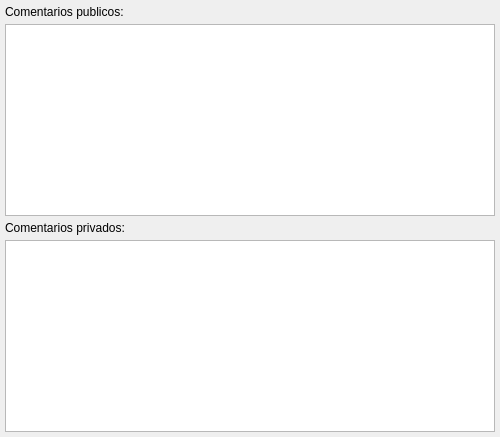
     <widget class="QWidget" name="tab3" >
      <attribute name="title" >
       <string>Comentario&amp;s</string>
      </attribute>
      <layout class="QVBoxLayout" >
       <property name="margin" >
        <number>5</number>
       </property>
       <property name="spacing" >
        <number>5</number>
       </property>
       <item>
        <layout class="QHBoxLayout" >
         <property name="margin" >
          <number>0</number>
         </property>
         <property name="spacing" >
          <number>2</number>
         </property>
         <item>
          <widget class="QLabel" name="" >
           <property name="text" >
            <string>Comentarios publicos:</string>
           </property>
          </widget>
         </item>
         <item>
          <spacer>
           <property name="orientation" >
            <enum>Qt::Horizontal</enum>
           </property>
           <property name="sizeType" >
            <enum>QSizePolicy::Expanding</enum>
           </property>
           <property name="sizeHint" >
            <size>
             <width>371</width>
             <height>9</height>
            </size>
           </property>
          </spacer>
         </item>
        </layout>
       </item>
       <item>
        <widget class="QTextEdit" name="m_comentalbaran" />
       </item>
       <item>
        <layout class="QHBoxLayout" >
         <property name="margin" >
          <number>0</number>
         </property>
         <property name="spacing" >
          <number>2</number>
         </property>
         <item>
          <widget class="QLabel" name="" >
           <property name="text" >
            <string>Comentarios privados:</string>
           </property>
          </widget>
         </item>
         <item>
          <spacer>
           <property name="orientation" >
            <enum>Qt::Horizontal</enum>
           </property>
           <property name="sizeType" >
            <enum>QSizePolicy::Expanding</enum>
           </property>
           <property name="sizeHint" >
            <size>
             <width>351</width>
             <height>9</height>
            </size>
           </property>
          </spacer>
         </item>
        </layout>
       </item>
       <item>
        <widget class="QTextEdit" name="m_comentprivalbaran" />
       </item>
      </layout>
     </widget>
